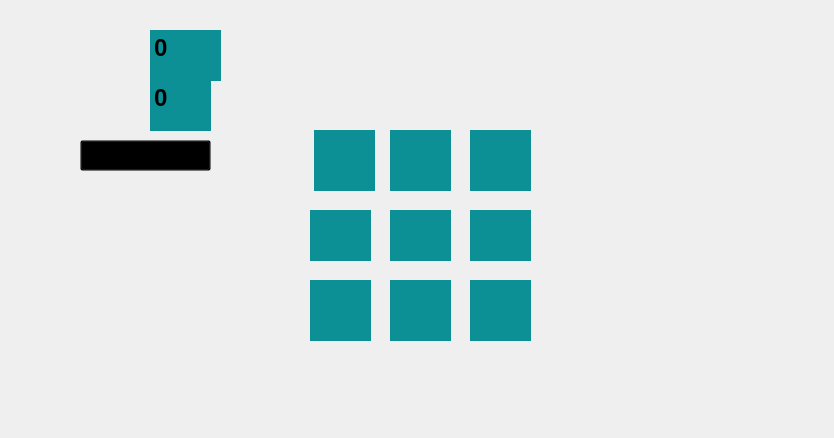
<?xml version="1.0" encoding="UTF-8"?>
<ui version="4.0">
 <class>MainWindow</class>
 <widget class="QMainWindow" name="MainWindow">
  <property name="geometry">
   <rect>
    <x>0</x>
    <y>0</y>
    <width>834</width>
    <height>438</height>
   </rect>
  </property>
  <property name="windowTitle">
   <string>Velha</string>
  </property>
  <widget class="QWidget" name="centralwidget">
   <widget class="QLabel" name="label">
    <property name="geometry">
     <rect>
      <x>0</x>
      <y>0</y>
      <width>841</width>
      <height>441</height>
     </rect>
    </property>
    <property name="text">
     <string/>
    </property>
    <property name="pixmap">
     <pixmap>../imagens/tela_velha.png</pixmap>
    </property>
    <property name="scaledContents">
     <bool>true</bool>
    </property>
   </widget>
   <widget class="QPushButton" name="Button_reset">
    <property name="geometry">
     <rect>
      <x>80</x>
      <y>140</y>
      <width>131</width>
      <height>31</height>
     </rect>
    </property>
    <property name="cursor">
     <cursorShape>PointingHandCursor</cursorShape>
    </property>
    <property name="styleSheet">
     <string notr="true">background-color: rgba(0, 0, 0, 0);</string>
    </property>
    <property name="text">
     <string/>
    </property>
   </widget>
   <widget class="QTextBrowser" name="Browser_X">
    <property name="geometry">
     <rect>
      <x>150</x>
      <y>30</y>
      <width>71</width>
      <height>51</height>
     </rect>
    </property>
    <property name="styleSheet">
     <string notr="true">background-color: rgb(12, 144, 150);
color: rgb(0, 0, 0);
font: 75 20pt &quot;MS Shell Dlg 2&quot;;
text-align: center;
border: solid;</string>
    </property>
    <property name="html">
     <string>&lt;!DOCTYPE HTML PUBLIC &quot;-//W3C//DTD HTML 4.0//EN&quot; &quot;http://www.w3.org/TR/REC-html40/strict.dtd&quot;&gt;
&lt;html&gt;&lt;head&gt;&lt;meta name=&quot;qrichtext&quot; content=&quot;1&quot; /&gt;&lt;style type=&quot;text/css&quot;&gt;
p, li { white-space: pre-wrap; }
&lt;/style&gt;&lt;/head&gt;&lt;body style=&quot; font-family:'MS Shell Dlg 2'; font-size:20pt; font-weight:72; font-style:normal;&quot;&gt;
&lt;p style=&quot; margin-top:0px; margin-bottom:0px; margin-left:0px; margin-right:0px; -qt-block-indent:0; text-indent:0px;&quot;&gt;&lt;span style=&quot; font-size:18pt; font-weight:600;&quot;&gt;0&lt;/span&gt;&lt;/p&gt;&lt;/body&gt;&lt;/html&gt;</string>
    </property>
   </widget>
   <widget class="QTextBrowser" name="Browser_O">
    <property name="geometry">
     <rect>
      <x>150</x>
      <y>80</y>
      <width>61</width>
      <height>51</height>
     </rect>
    </property>
    <property name="styleSheet">
     <string notr="true">background-color: rgb(12, 144, 150);
color: rgb(0, 0, 0);
font: 75 20pt &quot;MS Shell Dlg 2&quot;;
border: solid;
text-align: center;</string>
    </property>
    <property name="html">
     <string>&lt;!DOCTYPE HTML PUBLIC &quot;-//W3C//DTD HTML 4.0//EN&quot; &quot;http://www.w3.org/TR/REC-html40/strict.dtd&quot;&gt;
&lt;html&gt;&lt;head&gt;&lt;meta name=&quot;qrichtext&quot; content=&quot;1&quot; /&gt;&lt;style type=&quot;text/css&quot;&gt;
p, li { white-space: pre-wrap; }
&lt;/style&gt;&lt;/head&gt;&lt;body style=&quot; font-family:'MS Shell Dlg 2'; font-size:20pt; font-weight:72; font-style:normal;&quot;&gt;
&lt;p style=&quot; margin-top:0px; margin-bottom:0px; margin-left:0px; margin-right:0px; -qt-block-indent:0; text-indent:0px;&quot;&gt;&lt;span style=&quot; font-size:18pt; font-weight:600;&quot;&gt;0&lt;/span&gt;&lt;/p&gt;&lt;/body&gt;&lt;/html&gt;</string>
    </property>
   </widget>
   <widget class="QPushButton" name="cse">
    <property name="geometry">
     <rect>
      <x>314</x>
      <y>130</y>
      <width>61</width>
      <height>61</height>
     </rect>
    </property>
    <property name="cursor">
     <cursorShape>PointingHandCursor</cursorShape>
    </property>
    <property name="styleSheet">
     <string notr="true">background-color: rgb(12, 144, 150);
color: rgb(0, 0, 0);
font: 87 40pt &quot;72 Black&quot;;
border: solid;</string>
    </property>
    <property name="text">
     <string/>
    </property>
   </widget>
   <widget class="QPushButton" name="csd">
    <property name="geometry">
     <rect>
      <x>470</x>
      <y>130</y>
      <width>61</width>
      <height>61</height>
     </rect>
    </property>
    <property name="cursor">
     <cursorShape>PointingHandCursor</cursorShape>
    </property>
    <property name="styleSheet">
     <string notr="true">background-color: rgb(12, 144, 150);
color: rgb(0, 0, 0);
font: 87 40pt &quot;72 Black&quot;;
border: solid;</string>
    </property>
    <property name="text">
     <string/>
    </property>
   </widget>
   <widget class="QPushButton" name="cie">
    <property name="geometry">
     <rect>
      <x>310</x>
      <y>280</y>
      <width>61</width>
      <height>61</height>
     </rect>
    </property>
    <property name="cursor">
     <cursorShape>PointingHandCursor</cursorShape>
    </property>
    <property name="styleSheet">
     <string notr="true">background-color: rgb(12, 144, 150);
color: rgb(0, 0, 0);
font: 87 40pt &quot;72 Black&quot;;
border: solid;</string>
    </property>
    <property name="text">
     <string/>
    </property>
   </widget>
   <widget class="QPushButton" name="cid">
    <property name="geometry">
     <rect>
      <x>470</x>
      <y>280</y>
      <width>61</width>
      <height>61</height>
     </rect>
    </property>
    <property name="cursor">
     <cursorShape>PointingHandCursor</cursorShape>
    </property>
    <property name="styleSheet">
     <string notr="true">background-color: rgb(12, 144, 150);
color: rgb(0, 0, 0);
font: 87 40pt &quot;72 Black&quot;;
border: solid;</string>
    </property>
    <property name="text">
     <string/>
    </property>
   </widget>
   <widget class="QPushButton" name="md">
    <property name="geometry">
     <rect>
      <x>470</x>
      <y>210</y>
      <width>61</width>
      <height>51</height>
     </rect>
    </property>
    <property name="cursor">
     <cursorShape>PointingHandCursor</cursorShape>
    </property>
    <property name="styleSheet">
     <string notr="true">background-color: rgb(12, 144, 150);
color: rgb(0, 0, 0);
font: 87 40pt &quot;72 Black&quot;;
border: solid;</string>
    </property>
    <property name="text">
     <string/>
    </property>
   </widget>
   <widget class="QPushButton" name="me">
    <property name="geometry">
     <rect>
      <x>310</x>
      <y>210</y>
      <width>61</width>
      <height>51</height>
     </rect>
    </property>
    <property name="cursor">
     <cursorShape>PointingHandCursor</cursorShape>
    </property>
    <property name="styleSheet">
     <string notr="true">background-color: rgb(12, 144, 150);
color: rgb(0, 0, 0);
font: 87 40pt &quot;72 Black&quot;;
border: solid;</string>
    </property>
    <property name="text">
     <string/>
    </property>
   </widget>
   <widget class="QPushButton" name="meio">
    <property name="geometry">
     <rect>
      <x>390</x>
      <y>210</y>
      <width>61</width>
      <height>51</height>
     </rect>
    </property>
    <property name="cursor">
     <cursorShape>PointingHandCursor</cursorShape>
    </property>
    <property name="styleSheet">
     <string notr="true">background-color: rgb(12, 144, 150);
color: rgb(0, 0, 0);
font: 87 40pt &quot;72 Black&quot;;
border: solid;</string>
    </property>
    <property name="text">
     <string/>
    </property>
   </widget>
   <widget class="QPushButton" name="ms">
    <property name="geometry">
     <rect>
      <x>390</x>
      <y>130</y>
      <width>61</width>
      <height>61</height>
     </rect>
    </property>
    <property name="cursor">
     <cursorShape>PointingHandCursor</cursorShape>
    </property>
    <property name="styleSheet">
     <string notr="true">background-color: rgb(12, 144, 150);
color: rgb(0, 0, 0);
font: 87 40pt &quot;72 Black&quot;;
border: solid;</string>
    </property>
    <property name="text">
     <string/>
    </property>
   </widget>
   <widget class="QPushButton" name="mi">
    <property name="geometry">
     <rect>
      <x>390</x>
      <y>280</y>
      <width>61</width>
      <height>61</height>
     </rect>
    </property>
    <property name="cursor">
     <cursorShape>PointingHandCursor</cursorShape>
    </property>
    <property name="styleSheet">
     <string notr="true">background-color: rgb(12, 144, 150);
color: rgb(0, 0, 0);
font: 87 40pt &quot;72 Black&quot;;
border: solid;</string>
    </property>
    <property name="text">
     <string/>
    </property>
   </widget>
  </widget>
 </widget>
 <resources/>
 <connections/>
</ui>
